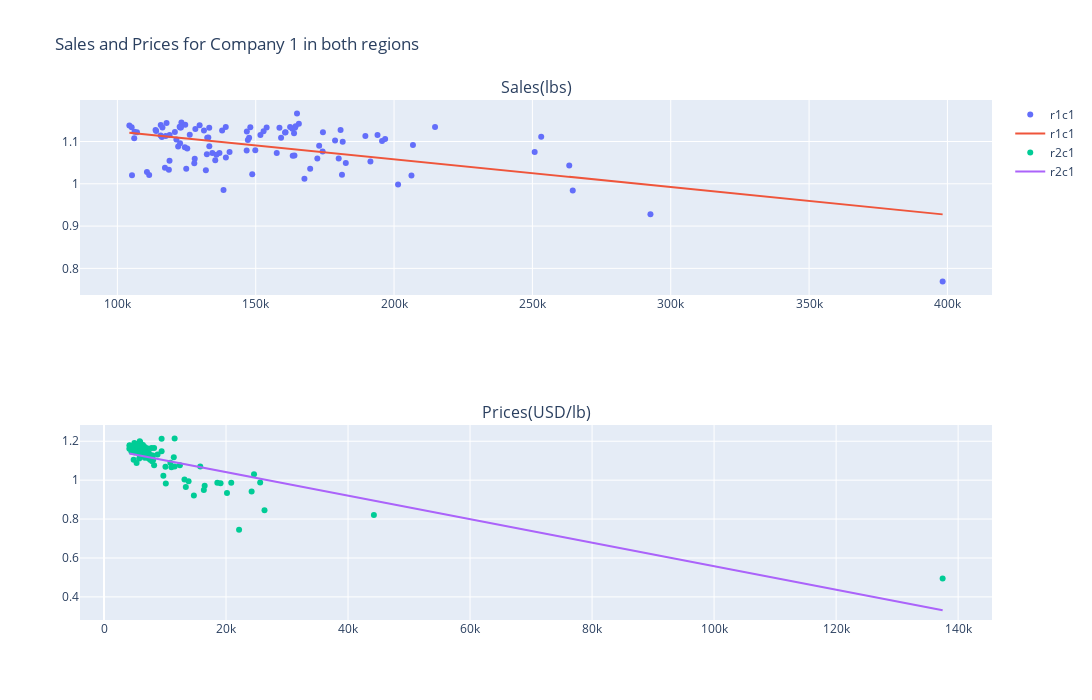

The code cell stored with this chart in its notebook:
### Code cell
from plotly.subplots import make_subplots
import plotly.graph_objects as go
from sklearn.linear_model import LinearRegression

fig = make_subplots(rows=2, cols=1, subplot_titles=("Region 1","Region 2"))

fig.add_trace(
    go.Scatter(x=super_df['r1c1_Sales_U'], y=super_df['r1c1_Prices'],mode='markers',
                    name='r1c1'),
    row=1, col=1
)

model = LinearRegression()
x = np.array(super_df['r1c1_Sales_U']).reshape((-1,1))
y = np.array(super_df['r1c1_Prices'])
model.fit(x,y)
r_sq = model.score(x,y)
y_pred = x*model.coef_ + model.intercept_
y_pred = [float(el) for el in y_pred]
x = [float(el) for el in x]
fig.add_trace(
    go.Scatter(x=x, y=y_pred ,mode='lines',
                    name='r1c1'),
    row=1, col=1
)




fig.add_trace(
    go.Scatter(x=super_df['r2c1_Sales_U'].to_list()[17:], y=super_df['r2c1_Prices'].to_list()[17:], mode='markers',
                    name='r2c1'),
    row=2, col=1
)

model = LinearRegression()
x = np.array(super_df['r2c1_Sales_U'].to_list()[17:]).reshape((-1,1))
y = np.array(super_df['r2c1_Prices'].to_list()[17:])
model.fit(x,y)
r_sq = model.score(x,y)
y_pred = x*model.coef_ + model.intercept_
y_pred = [float(el) for el in y_pred]
x = [float(el) for el in x]
fig.add_trace(
    go.Scatter(x=x, y=y_pred ,mode='lines',
                    name='r2c1'),
    row=2, col=1
)

fig.update_layout(height=700, width=1200, title_text="Sales vs. Prices for Company 1 in both regions")
fig.show()
print(y_pred)
